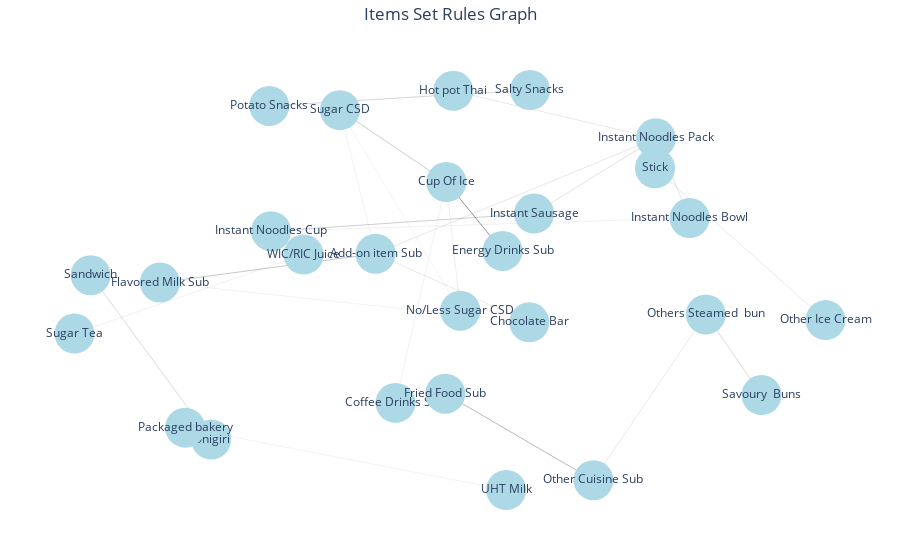

The notebook cell saved with this chart:
### Code cell
import plotly.graph_objects as go
import networkx as nx

# Create an empty directed graph
G = nx.DiGraph()

# Iterate through each row of the DataFrame and add edges to the graph
for index, row in rules.iterrows():
    antecedent = ', '.join(row['antecedents'])
    consequent = ', '.join(row['consequents'])
    support = row['support']
    confidence = row['confidence']
    lift = row['lift']
    conviction = row['conviction']
    # Check if lift is greater than 2 and confidence is greater than 0.1
    if lift >= 2 and confidence > 0.1:
        # Add edges to the graph with the support or confidence as edge weight
        G.add_edge(antecedent, consequent, weight=support)

        # Add support, lift, and confidence as attributes to the nodes
        G.add_node(antecedent, support=support, lift=lift, confidence=confidence, conviction=conviction)
        G.add_node(consequent, support=support, lift=lift, confidence=confidence, conviction=conviction)

# Get the node positions using spring layout
pos = nx.spring_layout(G)

# Create a list of edge traces
edge_traces = []
for edge in G.edges():
    x0, y0 = pos[edge[0]]
    x1, y1 = pos[edge[1]]
    weight = G.get_edge_data(edge[0], edge[1])['weight']
    edge_trace = go.Scatter(x=[x0, x1, None], y=[y0, y1, None],
                            mode='lines', line=dict(width=weight*10, color='black'),
                            hoverinfo='text',
                            hovertext=f"Support: {weight:.3f}",
                            )
    edge_traces.append(edge_trace)

# Create a list of node traces
node_traces = []
for node in G.nodes():
    x, y = pos[node]
    in_edges = G.in_edges(node)
    out_edges = G.out_edges(node)
    text = f"Item: {node}<br>"
    for in_edge in in_edges:
        antecedent = in_edge[0]
        weight = G.get_edge_data(antecedent, node)['weight']
        text += f"Trigger {antecedent} - {node}, Support: {weight:.3f}, Lift: {G.nodes[node]['lift']:.3f}, Confidence: {G.nodes[node]['confidence']:.3f}, Conviction: {G.nodes[node]['conviction']:.3f}<br>"
    for out_edge in out_edges:
        consequent = out_edge[1]
        weight = G.get_edge_data(node, consequent)['weight']
        text += f"Trigger {node} - {consequent}, Support: {weight:.3f}, Lift: {G.nodes[node]['lift']:.3f}, Confidence: {G.nodes[node]['confidence']:.3f}, Conviction: {G.nodes[node]['conviction']:.3f}<br>"
    node_trace = go.Scatter(x=[x], y=[y], mode='markers+text', text=node,
                            marker=dict(size=40, color='lightblue'),
                            hoverinfo='text',
                            hovertext=text
                            )
    node_traces.append(node_trace)

# Create the figure and add the edge and node traces
fig = go.Figure(data=edge_traces + node_traces)

# Set the layout properties
fig.update_layout(title='Items Set Rules Graph', title_x=0.5, showlegend=False, hovermode='closest',
                  plot_bgcolor='white', margin=dict(b=20, l=5, r=5, t=40), xaxis=dict(showgrid=False, zeroline=False,
                  showticklabels=False), yaxis=dict(showgrid=False, zeroline=False, showticklabels=False))

# Show the plot
fig.show()

### Figure 1 — Plotly figure (JSON) as saved in the notebook; plotly's stock layout.template omitted (floating-point values rounded to 4 significant figures)
{"data": [{"hoverinfo": "text", "hovertext": "Support: 0.005", "line": {"color": "black", "width": 0.05402}, "mode": "lines", "type": "scatter", "x": [-0.1674, 0.2123, null], "y": [0.1123, -0.2105, null]}, {"hoverinfo": "text", "hovertext": "Support: 0.012", "line": {"color": "black", "width": 0.1224}, "mode": "lines", "type": "scatter", "x": [-0.1674, -0.7002, null], "y": [0.1123, -0.02329, null]}, {"hoverinfo": "text", "hovertext": "Support: 0.006", "line": {"color": "black", "width": 0.05843}, "mode": "lines", "type": "scatter", "x": [-0.1674, 0.525, null], "y": [0.1123, 0.6558, null]}, {"hoverinfo": "text", "hovertext": "Support: 0.006", "line": {"color": "black", "width": 0.05623}, "mode": "lines", "type": "scatter", "x": [-0.1674, -0.2555, null], "y": [0.1123, 0.7885, null]}, {"hoverinfo": "text", "hovertext": "Support: 0.005", "line": {"color": "black", "width": 0.05402}, "mode": "lines", "type": "scatter", "x": [0.2123, -0.1674, null], "y": [-0.2105, 0.1123, null]}, {"hoverinfo": "text", "hovertext": "Support: 0.006", "line": {"color": "black", "width": 0.06174}, "mode": "lines", "type": "scatter", "x": [0.2123, -0.7002, null], "y": [-0.2105, -0.02329, null]}, {"hoverinfo": "text", "hovertext": "Support: 0.012", "line": {"color": "black", "width": 0.1224}, "mode": "lines", "type": "scatter", "x": [-0.7002, -0.1674, null], "y": [-0.02329, 0.1123, null]}, {"hoverinfo": "text", "hovertext": "Support: 0.006", "line": {"color": "black", "width": 0.05843}, "mode": "lines", "type": "scatter", "x": [0.525, -0.1674, null], "y": [0.6558, 0.1123, null]}, {"hoverinfo": "text", "hovertext": "Support: 0.005", "line": {"color": "black", "width": 0.05402}, "mode": "lines", "type": "scatter", "x": [0.525, 0.02452, null], "y": [0.6558, 0.8793, null]}, {"hoverinfo": "text", "hovertext": "Support: 0.006", "line": {"color": "black", "width": 0.05513}, "mode": "lines", "type": "scatter", "x": [0.525, 0.6084, null], "y": [0.6558, 0.2806, null]}, {"hoverinfo": "text", "hovertext": "Support: 0.006", "line": {"color": "black", "width": 0.06395}, "mode": "lines", "type": "scatter", "x": [0.525, 0.2241, null], "y": [0.6558, 0.3017, null]}, {"hoverinfo": "text", "hovertext": "Support: 0.011", "line": {"color": "black", "width": 0.108}, "mode": "lines", "type": "scatter", "x": [-0.2555, 0.0075, null], "y": [0.7885, 0.45, null]}, {"hoverinfo": "text", "hovertext": "Support: 0.006", "line": {"color": "black", "width": 0.06174}, "mode": "lines", "type": "scatter", "x": [-0.1182, 0.0075, null], "y": [-0.5899, 0.45, null]}, {"hoverinfo": "text", "hovertext": "Support: 0.023", "line": {"color": "black", "width": 0.2293}, "mode": "lines", "type": "scatter", "x": [0.0075, 0.1463, null], "y": [0.45, 0.1254, null]}, {"hoverinfo": "text", "hovertext": "Support: 0.011", "line": {"color": "black", "width": 0.108}, "mode": "lines", "type": "scatter", "x": [0.0075, -0.2555, null], "y": [0.45, 0.7885, null]}, {"hoverinfo": "text", "hovertext": "Support: 0.023", "line": {"color": "black", "width": 0.2293}, "mode": "lines", "type": "scatter", "x": [0.1463, 0.0075, null], "y": [0.1254, 0.45, null]}, {"hoverinfo": "text", "hovertext": "Support: 0.007", "line": {"color": "black", "width": 0.07056}, "mode": "lines", "type": "scatter", "x": [0.04177, 0.0075, null], "y": [-0.1559, 0.45, null]}, {"hoverinfo": "text", "hovertext": "Support: 0.005", "line": {"color": "black", "width": 0.05292}, "mode": "lines", "type": "scatter", "x": [0.04177, -0.2555, null], "y": [-0.1559, 0.7885, null]}, {"hoverinfo": "text", "hovertext": "Support: 0.015", "line": {"color": "black", "width": 0.1499}, "mode": "lines", "type": "scatter", "x": [0.3708, 0.004841, null], "y": [-0.9539, -0.5466, null]}, {"hoverinfo": "text", "hovertext": "Support: 0.015", "line": {"color": "black", "width": 0.1499}, "mode": "lines", "type": "scatter", "x": [0.004841, 0.3708, null], "y": [-0.5466, -0.9539, null]}, {"hoverinfo": "text", "hovertext": "Support: 0.005", "line": {"color": "black", "width": 0.05402}, "mode": "lines", "type": "scatter", "x": [0.02452, 0.525, null], "y": [0.8793, 0.6558, null]}, {"hoverinfo": "text", "hovertext": "Support: 0.006", "line": {"color": "black", "width": 0.06284}, "mode": "lines", "type": "scatter", "x": [0.6084, -0.4256, null], "y": [0.2806, 0.2187, null]}, {"hoverinfo": "text", "hovertext": "Support: 0.006", "line": {"color": "black", "width": 0.05513}, "mode": "lines", "type": "scatter", "x": [0.6084, 0.525, null], "y": [0.2806, 0.6558, null]}, {"hoverinfo": "text", "hovertext": "Support: 0.010", "line": {"color": "black", "width": 0.1047}, "mode": "lines", "type": "scatter", "x": [-0.4256, 0.2241, null], "y": [0.2187, 0.3017, null]}, {"hoverinfo": "text", "hovertext": "Support: 0.010", "line": {"color": "black", "width": 0.1047}, "mode": "lines", "type": "scatter", "x": [0.2241, -0.4256, null], "y": [0.3017, 0.2187, null]}, {"hoverinfo": "text", "hovertext": "Support: 0.006", "line": {"color": "black", "width": 0.06395}, "mode": "lines", "type": "scatter", "x": [0.2241, 0.525, null], "y": [0.3017, 0.6558, null]}, {"hoverinfo": "text", "hovertext": "Support: 0.008", "line": {"color": "black", "width": 0.08049}, "mode": "lines", "type": "scatter", "x": [-0.5737, -0.8713, null], "y": [-0.7622, 0.01133, null]}, {"hoverinfo": "text", "hovertext": "Support: 0.008", "line": {"color": "black", "width": 0.08049}, "mode": "lines", "type": "scatter", "x": [-0.8713, -0.5737, null], "y": [0.01133, -0.7622, null]}, {"hoverinfo": "text", "hovertext": "Support: 0.010", "line": {"color": "black", "width": 0.09592}, "mode": "lines", "type": "scatter", "x": [0.6484, 0.3708, null], "y": [-0.1734, -0.9539, null]}, {"hoverinfo": "text", "hovertext": "Support: 0.008", "line": {"color": "black", "width": 0.08049}, "mode": "lines", "type": "scatter", "x": [0.6484, 0.786, null], "y": [-0.1734, -0.5529, null]}, {"hoverinfo": "text", "hovertext": "Support: 0.005", "line": {"color": "black", "width": 0.05072}, "mode": "lines", "type": "scatter", "x": [0.5229, 0.944, null], "y": [0.5148, -0.2002, null]}, {"hoverinfo": "text", "hovertext": "Support: 0.005", "line": {"color": "black", "width": 0.05072}, "mode": "lines", "type": "scatter", "x": [0.944, 0.5229, null], "y": [-0.2002, 0.5148, null]}, {"hoverinfo": "text", "hovertext": "Support: 0.008", "line": {"color": "black", "width": 0.08049}, "mode": "lines", "type": "scatter", "x": [0.786, 0.6484, null], "y": [-0.5529, -0.1734, null]}, {"hoverinfo": "text", "hovertext": "Support: 0.006", "line": {"color": "black", "width": 0.05843}, "mode": "lines", "type": "scatter", "x": [0.1553, -0.6378, null], "y": [-1, -0.7064, null]}, {"hoverinfo": "text", "hovertext": "Support: 0.009", "line": {"color": "black", "width": 0.086}, "mode": "lines", "type": "scatter", "x": [0.214, -0.4301, null], "y": [0.8833, 0.8084, null]}, {"hoverinfo": "text", "hovertext": "Support: 0.009", "line": {"color": "black", "width": 0.086}, "mode": "lines", "type": "scatter", "x": [-0.4301, 0.214, null], "y": [0.8084, 0.8833, null]}, {"hoverinfo": "text", "hovertext": "Support: 0.007", "line": {"color": "black", "width": 0.06505}, "mode": "lines", "type": "scatter", "x": [-0.3452, -0.9112, null], "y": [0.1085, -0.2635, null]}, {"hoverinfo": "text", "hovertext": "Item: Add-on item Sub<br>Trigger Chocolate Bar - Add-on item Sub, Support: 0.005, Lift: 2.398, Confidence: 0.140, Conviction: 1.156<br>Trigger Flavored Milk Sub - Add-on item Sub, Support: 0.012, Lift: 2.398, Confidence: 0.140, Conviction: 1.156<br>Trigger Instant Noodles Pack - Add-on item Sub, Support: 0.006, Lift: 2.398, Confidence: 0.140, Conviction: 1.156<br>Trigger Add-on item Sub - Chocolate Bar, Support: 0.005, Lift: 2.398, Confidence: 0.140, Conviction: 1.156<br>Trigger Add-on item Sub - Flavored Milk Sub, Support: 0.012, Lift: 2.398, Confidence: 0.140, Conviction: 1.156<br>Trigger Add-on item Sub - Instant Noodles Pack, Support: 0.006, Lift: 2.398, Confidence: 0.140, Conviction: 1.156<br>Trigger Add-on item Sub - Sugar CSD, Support: 0.006, Lift: 2.398, Confidence: 0.140, Conviction: 1.156<br>", "marker": {"color": "lightblue", "size": 40}, "mode": "markers+text", "text": "Add-on item Sub", "type": "scatter", "x": [-0.1674], "y": [0.1123]}, {"hoverinfo": "text", "hovertext": "Item: Chocolate Bar<br>Trigger Add-on item Sub - Chocolate Bar, Support: 0.005, Lift: 2.148, Confidence: 0.144, Conviction: 1.161<br>Trigger Chocolate Bar - Add-on item Sub, Support: 0.005, Lift: 2.148, Confidence: 0.144, Conviction: 1.161<br>Trigger Chocolate Bar - Flavored Milk Sub, Support: 0.006, Lift: 2.148, Confidence: 0.144, Conviction: 1.161<br>", "marker": {"color": "lightblue", "size": 40}, "mode": "markers+text", "text": "Chocolate Bar", "type": "scatter", "x": [0.2123], "y": [-0.2105]}, {"hoverinfo": "text", "hovertext": "Item: Flavored Milk Sub<br>Trigger Add-on item Sub - Flavored Milk Sub, Support: 0.012, Lift: 2.148, Confidence: 0.144, Conviction: 1.161<br>Trigger Chocolate Bar - Flavored Milk Sub, Support: 0.006, Lift: 2.148, Confidence: 0.144, Conviction: 1.161<br>Trigger Flavored Milk Sub - Add-on item Sub, Support: 0.012, Lift: 2.148, Confidence: 0.144, Conviction: 1.161<br>", "marker": {"color": "lightblue", "size": 40}, "mode": "markers+text", "text": "Flavored Milk Sub", "type": "scatter", "x": [-0.7002], "y": [-0.02329]}, {"hoverinfo": "text", "hovertext": "Item: Instant Noodles Pack<br>Trigger Add-on item Sub - Instant Noodles Pack, Support: 0.006, Lift: 6.111, Confidence: 0.275, Conviction: 1.370<br>Trigger Hot pot Thai - Instant Noodles Pack, Support: 0.005, Lift: 6.111, Confidence: 0.275, Conviction: 1.370<br>Trigger Instant Noodles Bowl - Instant Noodles Pack, Support: 0.006, Lift: 6.111, Confidence: 0.275, Conviction: 1.370<br>Trigger Instant Sausage - Instant Noodles Pack, Support: 0.006, Lift: 6.111, Confidence: 0.275, Conviction: 1.370<br>Trigger Instant Noodles Pack - Add-on item Sub, Support: 0.006, Lift: 6.111, Confidence: 0.275, Conviction: 1.370<br>Trigger Instant Noodles Pack - Hot pot Thai, Support: 0.005, Lift: 6.111, Confidence: 0.275, Conviction: 1.370<br>Trigger Instant Noodles Pack - Instant Noodles Bowl, Support: 0.006, Lift: 6.111, Confidence: 0.275, Conviction: 1.370<br>Trigger Instant Noodles Pack - Instant Sausage, Support: 0.006, Lift: 6.111, Confidence: 0.275, Conviction: 1.370<br>", "marker": {"color": "lightblue", "size": 40}, "mode": "markers+text", "text": "Instant Noodles Pack", "type": "scatter", "x": [0.525], "y": [0.6558]}, {"hoverinfo": "text", "hovertext": "Item: Sugar CSD<br>Trigger Add-on item Sub - Sugar CSD, Support: 0.006, Lift: 2.340, Confidence: 0.137, Conviction: 1.152<br>Trigger Cup Of Ice - Sugar CSD, Support: 0.011, Lift: 2.340, Confidence: 0.137, Conviction: 1.152<br>Trigger No/Less Sugar CSD - Sugar CSD, Support: 0.005, Lift: 2.340, Confidence: 0.137, Conviction: 1.152<br>Trigger Sugar CSD - Cup Of Ice, Support: 0.011, Lift: 2.340, Confidence: 0.137, Conviction: 1.152<br>", "marker": {"color": "lightblue", "size": 40}, "mode": "markers+text", "text": "Sugar CSD", "type": "scatter", "x": [-0.2555], "y": [0.7885]}, {"hoverinfo": "text", "hovertext": "Item: Coffee Drinks Sub<br>Trigger Coffee Drinks Sub - Cup Of Ice, Support: 0.006, Lift: 2.353, Confidence: 0.186, Conviction: 1.221<br>", "marker": {"color": "lightblue", "size": 40}, "mode": "markers+text", "text": "Coffee Drinks Sub", "type": "scatter", "x": [-0.1182], "y": [-0.5899]}, {"hoverinfo": "text", "hovertext": "Item: Cup Of Ice<br>Trigger Coffee Drinks Sub - Cup Of Ice, Support: 0.006, Lift: 2.339, Confidence: 0.137, Conviction: 1.146<br>Trigger Energy Drinks Sub - Cup Of Ice, Support: 0.023, Lift: 2.339, Confidence: 0.137, Conviction: 1.146<br>Trigger No/Less Sugar CSD - Cup Of Ice, Support: 0.007, Lift: 2.339, Confidence: 0.137, Conviction: 1.146<br>Trigger Sugar CSD - Cup Of Ice, Support: 0.011, Lift: 2.339, Confidence: 0.137, Conviction: 1.146<br>Trigger Cup Of Ice - Energy Drinks Sub, Support: 0.023, Lift: 2.339, Confidence: 0.137, Conviction: 1.146<br>Trigger Cup Of Ice - Sugar CSD, Support: 0.011, Lift: 2.339, Confidence: 0.137, Conviction: 1.146<br>", "marker": {"color": "lightblue", "size": 40}, "mode": "markers+text", "text": "Cup Of Ice", "type": "scatter", "x": [0.0075], "y": [0.45]}, {"hoverinfo": "text", "hovertext": "Item: Energy Drinks Sub<br>Trigger Cup Of Ice - Energy Drinks Sub, Support: 0.023, Lift: 3.435, Confidence: 0.290, Conviction: 1.376<br>Trigger Energy Drinks Sub - Cup Of Ice, Support: 0.023, Lift: 3.435, Confidence: 0.290, Conviction: 1.376<br>", "marker": {"color": "lightblue", "size": 40}, "mode": "markers+text", "text": "Energy Drinks Sub", "type": "scatter", "x": [0.1463], "y": [0.1254]}, {"hoverinfo": "text", "hovertext": "Item: No/Less Sugar CSD<br>Trigger No/Less Sugar CSD - Cup Of Ice, Support: 0.007, Lift: 2.340, Confidence: 0.137, Conviction: 1.152<br>Trigger No/Less Sugar CSD - Sugar CSD, Support: 0.005, Lift: 2.340, Confidence: 0.137, Conviction: 1.152<br>", "marker": {"color": "lightblue", "size": 40}, "mode": "markers+text", "text": "No/Less Sugar CSD", "type": "scatter", "x": [0.04177], "y": [-0.1559]}, {"hoverinfo": "text", "hovertext": "Item: Other Cuisine Sub<br>Trigger Fried Food Sub - Other Cuisine Sub, Support: 0.015, Lift: 2.188, Confidence: 0.227, Conviction: 1.281<br>Trigger Others Steamed  bun - Other Cuisine Sub, Support: 0.010, Lift: 2.188, Confidence: 0.227, Conviction: 1.281<br>Trigger Other Cuisine Sub - Fried Food Sub, Support: 0.015, Lift: 2.188, Confidence: 0.227, Conviction: 1.281<br>", "marker": {"color": "lightblue", "size": 40}, "mode": "markers+text", "text": "Other Cuisine Sub", "type": "scatter", "x": [0.3708], "y": [-0.9539]}, {"hoverinfo": "text", "hovertext": "Item: Fried Food Sub<br>Trigger Other Cuisine Sub - Fried Food Sub, Support: 0.015, Lift: 2.725, Confidence: 0.282, Conviction: 1.372<br>Trigger Fried Food Sub - Other Cuisine Sub, Support: 0.015, Lift: 2.725, Confidence: 0.282, Conviction: 1.372<br>", "marker": {"color": "lightblue", "size": 40}, "mode": "markers+text", "text": "Fried Food Sub", "type": "scatter", "x": [0.004841], "y": [-0.5466]}, {"hoverinfo": "text", "hovertext": "Item: Hot pot Thai<br>Trigger Instant Noodles Pack - Hot pot Thai, Support: 0.005, Lift: 3.619, Confidence: 0.163, Conviction: 1.188<br>Trigger Hot pot Thai - Instant Noodles Pack, Support: 0.005, Lift: 3.619, Confidence: 0.163, Conviction: 1.188<br>", "marker": {"color": "lightblue", "size": 40}, "mode": "markers+text", "text": "Hot pot Thai", "type": "scatter", "x": [0.02452], "y": [0.8793]}, {"hoverinfo": "text", "hovertext": "Item: Instant Noodles Bowl<br>Trigger Instant Noodles Pack - Instant Noodles Bowl, Support: 0.006, Lift: 2.956, Confidence: 0.133, Conviction: 1.147<br>Trigger Instant Noodles Bowl - Instant Noodles Cup, Support: 0.006, Lift: 2.956, Confidence: 0.133, Conviction: 1.147<br>Trigger Instant Noodles Bowl - Instant Noodles Pack, Support: 0.006, Lift: 2.956, Confidence: 0.133, Conviction: 1.147<br>", "marker": {"color": "lightblue", "size": 40}, "mode": "markers+text", "text": "Instant Noodles Bowl", "type": "scatter", "x": [0.6084], "y": [0.2806]}, {"hoverinfo": "text", "hovertext": "Item: Instant Noodles Cup<br>Trigger Instant Noodles Bowl - Instant Noodles Cup, Support: 0.006, Lift: 7.005, Confidence: 0.450, Conviction: 1.800<br>Trigger Instant Sausage - Instant Noodles Cup, Support: 0.010, Lift: 7.005, Confidence: 0.450, Conviction: 1.800<br>Trigger Instant Noodles Cup - Instant Sausage, Support: 0.010, Lift: 7.005, Confidence: 0.450, Conviction: 1.800<br>", "marker": {"color": "lightblue", "size": 40}, "mode": "markers+text", "text": "Instant Noodles Cup", "type": "scatter", "x": [-0.4256], "y": [0.2187]}, {"hoverinfo": "text", "hovertext": "Item: Instant Sausage<br>Trigger Instant Noodles Cup - Instant Sausage, Support: 0.010, Lift: 6.111, Confidence: 0.275, Conviction: 1.370<br>Trigger Instant Noodles Pack - Instant Sausage, Support: 0.006, Lift: 6.111, Confidence: 0.275, Conviction: 1.370<br>Trigger Instant Sausage - Instant Noodles Cup, Support: 0.010, Lift: 6.111, Confidence: 0.275, Conviction: 1.370<br>Trigger Instant Sausage - Instant Noodles Pack, Support: 0.006, Lift: 6.111, Confidence: 0.275, Conviction: 1.370<br>", "marker": {"color": "lightblue", "size": 40}, "mode": "markers+text", "text": "Instant Sausage", "type": "scatter", "x": [0.2241], "y": [0.3017]}, {"hoverinfo": "text", "hovertext": "Item: Onigiri<br>Trigger Sandwich - Onigiri, Support: 0.008, Lift: 2.190, Confidence: 0.171, Conviction: 1.197<br>Trigger Onigiri - Sandwich, Support: 0.008, Lift: 2.190, Confidence: 0.171, Conviction: 1.197<br>", "marker": {"color": "lightblue", "size": 40}, "mode": "markers+text", "text": "Onigiri", "type": "scatter", "x": [-0.5737], "y": [-0.7622]}, {"hoverinfo": "text", "hovertext": "Item: Sandwich<br>Trigger Onigiri - Sandwich, Support: 0.008, Lift: 2.190, Confidence: 0.171, Conviction: 1.197<br>Trigger Sandwich - Onigiri, Support: 0.008, Lift: 2.190, Confidence: 0.171, Conviction: 1.197<br>", "marker": {"color": "lightblue", "size": 40}, "mode": "markers+text", "text": "Sandwich", "type": "scatter", "x": [-0.8713], "y": [0.01133]}, {"hoverinfo": "text", "hovertext": "Item: Others Steamed  bun<br>Trigger Savoury  Buns - Others Steamed  bun, Support: 0.008, Lift: 2.412, Confidence: 0.102, Conviction: 1.105<br>Trigger Others Steamed  bun - Other Cuisine Sub, Support: 0.010, Lift: 2.412, Confidence: 0.102, Conviction: 1.105<br>Trigger Others Steamed  bun - Savoury  Buns, Support: 0.008, Lift: 2.412, Confidence: 0.102, Conviction: 1.105<br>", "marker": {"color": "lightblue", "size": 40}, "mode": "markers+text", "text": "Others Steamed  bun", "type": "scatter", "x": [0.6484], "y": [-0.1734]}, {"hoverinfo": "text", "hovertext": "Item: Stick<br>Trigger Other Ice Cream - Stick, Support: 0.005, Lift: 10.722, Confidence: 0.303, Conviction: 1.427<br>Trigger Stick - Other Ice Cream, Support: 0.005, Lift: 10.722, Confidence: 0.303, Conviction: 1.427<br>", "marker": {"color": "lightblue", "size": 40}, "mode": "markers+text", "text": "Stick", "type": "scatter", "x": [0.5229], "y": [0.5148]}, {"hoverinfo": "text", "hovertext": "Item: Other Ice Cream<br>Trigger Stick - Other Ice Cream, Support: 0.005, Lift: 10.722, Confidence: 0.303, Conviction: 1.427<br>Trigger Other Ice Cream - Stick, Support: 0.005, Lift: 10.722, Confidence: 0.303, Conviction: 1.427<br>", "marker": {"color": "lightblue", "size": 40}, "mode": "markers+text", "text": "Other Ice Cream", "type": "scatter", "x": [0.944], "y": [-0.2002]}, {"hoverinfo": "text", "hovertext": "Item: Savoury  Buns<br>Trigger Others Steamed  bun - Savoury  Buns, Support: 0.008, Lift: 2.412, Confidence: 0.102, Conviction: 1.105<br>Trigger Savoury  Buns - Others Steamed  bun, Support: 0.008, Lift: 2.412, Confidence: 0.102, Conviction: 1.105<br>", "marker": {"color": "lightblue", "size": 40}, "mode": "markers+text", "text": "Savoury  Buns", "type": "scatter", "x": [0.786], "y": [-0.5529]}, {"hoverinfo": "text", "hovertext": "Item: UHT Milk<br>Trigger UHT Milk - Packaged bakery, Support: 0.006, Lift: 2.086, Confidence: 0.136, Conviction: 1.151<br>", "marker": {"color": "lightblue", "size": 40}, "mode": "markers+text", "text": "UHT Milk", "type": "scatter", "x": [0.1553], "y": [-1]}, {"hoverinfo": "text", "hovertext": "Item: Packaged bakery<br>Trigger UHT Milk - Packaged bakery, Support: 0.006, Lift: 2.086, Confidence: 0.136, Conviction: 1.151<br>", "marker": {"color": "lightblue", "size": 40}, "mode": "markers+text", "text": "Packaged bakery", "type": "scatter", "x": [-0.6378], "y": [-0.7064]}, {"hoverinfo": "text", "hovertext": "Item: Salty Snacks<br>Trigger Potato Snacks - Salty Snacks, Support: 0.009, Lift: 3.828, Confidence: 0.172, Conviction: 1.198<br>Trigger Salty Snacks - Potato Snacks, Support: 0.009, Lift: 3.828, Confidence: 0.172, Conviction: 1.198<br>", "marker": {"color": "lightblue", "size": 40}, "mode": "markers+text", "text": "Salty Snacks", "type": "scatter", "x": [0.214], "y": [0.8833]}, {"hoverinfo": "text", "hovertext": "Item: Potato Snacks<br>Trigger Salty Snacks - Potato Snacks, Support: 0.009, Lift: 3.828, Confidence: 0.172, Conviction: 1.198<br>Trigger Potato Snacks - Salty Snacks, Support: 0.009, Lift: 3.828, Confidence: 0.172, Conviction: 1.198<br>", "marker": {"color": "lightblue", "size": 40}, "mode": "markers+text", "text": "Potato Snacks", "type": "scatter", "x": [-0.4301], "y": [0.8084]}, {"hoverinfo": "text", "hovertext": "Item: WIC/RIC Juice<br>Trigger WIC/RIC Juice - Sugar Tea, Support: 0.007, Lift: 2.132, Confidence: 0.236, Conviction: 1.300<br>", "marker": {"color": "lightblue", "size": 40}, "mode": "markers+text", "text": "WIC/RIC Juice", "type": "scatter", "x": [-0.3452], "y": [0.1085]}, {"hoverinfo": "text", "hovertext": "Item: Sugar Tea<br>Trigger WIC/RIC Juice - Sugar Tea, Support: 0.007, Lift: 2.132, Confidence: 0.236, Conviction: 1.300<br>", "marker": {"color": "lightblue", "size": 40}, "mode": "markers+text", "text": "Sugar Tea", "type": "scatter", "x": [-0.9112], "y": [-0.2635]}], "layout": {"hovermode": "closest", "margin": {"b": 20, "l": 5, "r": 5, "t": 40}, "plot_bgcolor": "white", "showlegend": false, "title": {"text": "Items Set Rules Graph", "x": 0.5}, "xaxis": {"showgrid": false, "showticklabels": false, "zeroline": false}, "yaxis": {"showgrid": false, "showticklabels": false, "zeroline": false}}}
